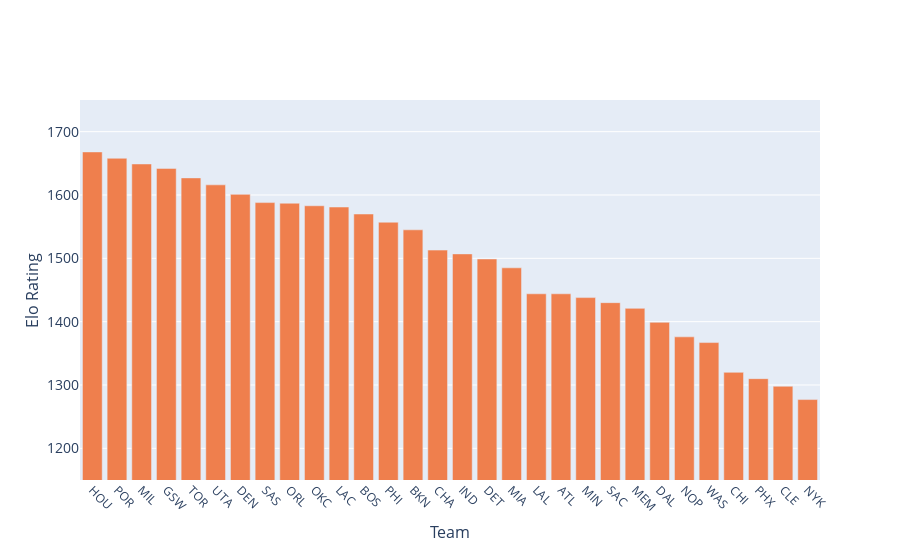

Notebook code for this chart:
### Code cell
fig = go.Figure()
fig.add_trace(go.Bar(x=sorted_rs_ratings.Acronym, 
                     y=sorted_rs_ratings.Rating, 
                     marker_color='rgb(239, 127, 77)'
                          ))
fig.layout.yaxis.update(range=[1150, 1750], autorange=False)
fig.update_xaxes(tickangle=45, tickfont=dict(size=10))
fig.update_layout(yaxis=dict(
        title='Elo Rating',
        titlefont_size=16,
        tickfont_size=14,
    ), xaxis=dict(
        title='Team',
        titlefont_size=16,
        tickfont_size=12,
    ))
                  
fig.show()

### Figure 1 — Plotly figure (JSON) as saved in the notebook; plotly's stock layout.template omitted (floating-point values rounded to 4 significant figures)
{"data": [{"marker": {"color": "rgb(239, 127, 77)"}, "type": "bar", "x": ["HOU", "POR", "MIL", "GSW", "TOR", "UTA", "DEN", "SAS", "ORL", "OKC", "LAC", "BOS", "PHI", "BKN", "CHA", "IND", "DET", "MIA", "LAL", "ATL", "MIN", "SAC", "MEM", "DAL", "NOP", "WAS", "CHI", "PHX", "CLE", "NYK"], "y": [1668, 1658, 1649, 1642, 1627, 1616, 1601, 1588, 1587, 1583, 1581, 1570, 1557, 1545, 1513, 1507, 1499, 1485, 1444, 1444, 1438, 1430, 1421, 1399, 1376, 1367, 1320, 1310, 1298, 1277]}], "layout": {"xaxis": {"tickangle": 45, "tickfont": {"size": 12}, "title": {"font": {"size": 16}, "text": "Team"}}, "yaxis": {"autorange": false, "range": [1150, 1750], "tickfont": {"size": 14}, "title": {"font": {"size": 16}, "text": "Elo Rating"}}}}
